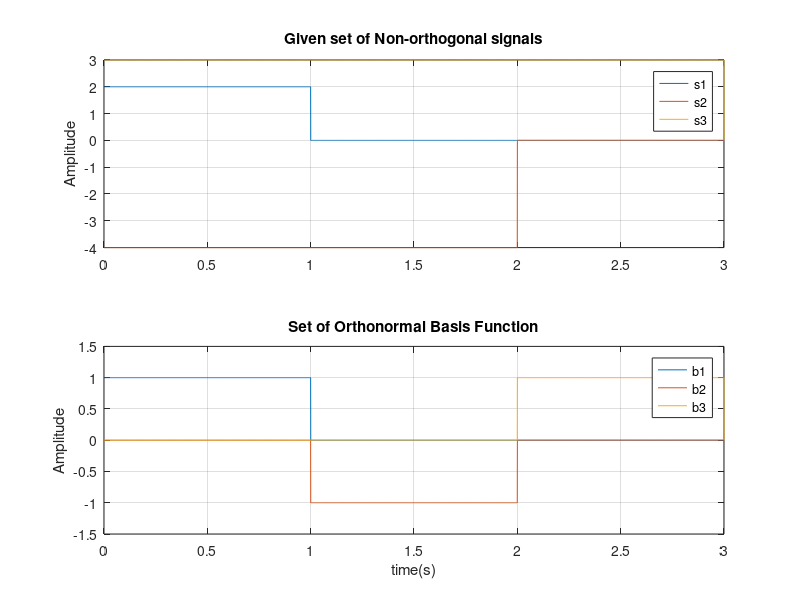
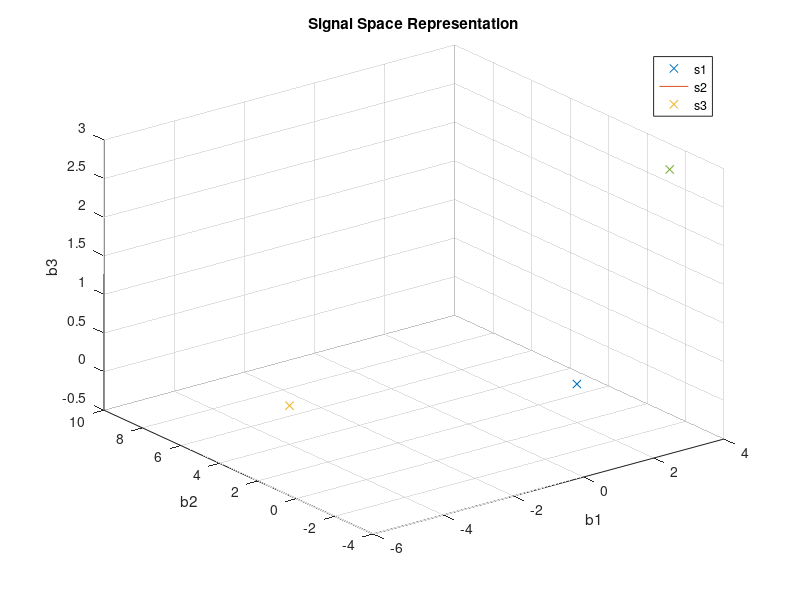

The MATLAB source for these figures, in order:
clc; 
clear; 
T=3; 
t=linspace(0,T,5000); 
% Arbitary signals/pulses 
s1=2*rectpuls(t-1/2,1); %A rectangular pulse shifted by 1/2,scaled by 2, and with a width of 1.
s2=-4*rectpuls(t-2/2,2); 
s3=3*rectpuls(t-3/2,3); 
% Basis functions & projections using Gram-Schmidt orthogonalization 
b1=s1/sqrt(trapz(t,s1.*s1)); %The first basis function b1 is created by normalizing s1, trapz(t, s1.*s1)calculates the energy of the signal 
p2=trapz(t,s2.*b1);% Projection of s2 onto b1 
g2=s2-p2.*b1; % Removing component in the direction of b1

b2=g2/sqrt(trapz(t,g2.*g2)); % Normalizing to get b2
p3=trapz(t,s3.*b1); % Projection of s3 onto b1
p4=trapz(t,s3.*b2); % Projection of s3 onto b2
g3=s3-p3.*b1-p4.*b2; % Removing components in the direction of b1 and b2
b3=g3/sqrt(trapz(t,g3.*g3)); % Normalizing to get b3
% Plot 
figure 
subplot(2,1,1) 
plot(t,s1,t,s2,t,s3) 
ylabel('Amplitude') 
title("Given set of Non-orthogonal signals") 
legend("s1","s2","s3") 
grid on 
subplot(2,1,2) 
plot(t,b1,t,b2,t,b3) 
xlabel("time(s)") 
ylabel('Amplitude') 
title("Set of Orthonormal Basis Function") 
legend("b1","b2","b3") 
grid on 
figure 
plot3(trapz(t,s1.*b1),trapz(t,s1.*b2),trapz(t,s1.*b3),"x",MarkerSize=10) 
hold on 
plot3(trapz(t,s2.*b1),trapz(t,s2.*b2),trapz(t,s2.*b3),"x",MarkerSize=10) 
plot3(trapz(t,s3.*b1),trapz(t,s3.*b2),trapz(t,s3.*b3),"x",MarkerSize=10) 
xlabel("b1") 
ylabel("b2") 
zlabel("b3") 
title("Signal Space Representation") 
legend("s1","s2","s3") 
grid on 